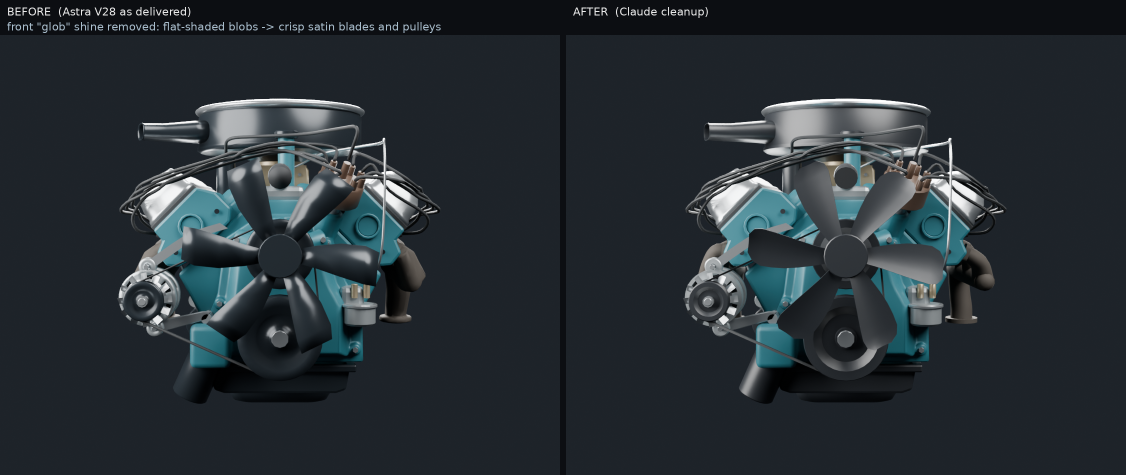
#> input picture assets/engine-amc360-v28-cleanup/compare/beforeafter_front.png, 2252 x 950 px, given in place of before_review_camera.png, which was not available (shown at 1/2 size)
$ python compose_before_after.py
#> lines starting #> are read from the running program, lines starting #| are printed output that depends on the picture; pictures that were not available may be replaced by others from this repository, and a replacement may not be noted
import sys, os
from PIL import Image, ImageDraw, ImageFont
views = ['review_camera', 'front', 'front_closeup', 'front_quarter', 'rear_quarter', 'manifold_right', 'manifold_right_low', 'manifold_left']
notes = {'front_closeup': 'fan blades rebuilt as cambered stamped blades; satin black replaces mirror-gloss enamel',
         'front': 'front "glob" shine removed: flat-shaded blobs -> crisp satin blades and pulleys',
         'manifold_right': 'manifold rebuilt: pads on the head face, primaries sweep rearward into one filleted log, outlet from the underside',
         'manifold_right_low': 'open flange bore on the original throat; alternator clearance kept',
         'manifold_left': 'same construction on the driver side'}
try:
    font = ImageFont.truetype('/usr/share/fonts/truetype/dejavu/DejaVuSans.ttf', 22)
except Exception:
    font = ImageFont.load_default()
for v in views:
    a, b = Image.open(f'views/before_{v}.png').convert('RGB'), Image.open(f'views/after_{v}.png').convert('RGB')
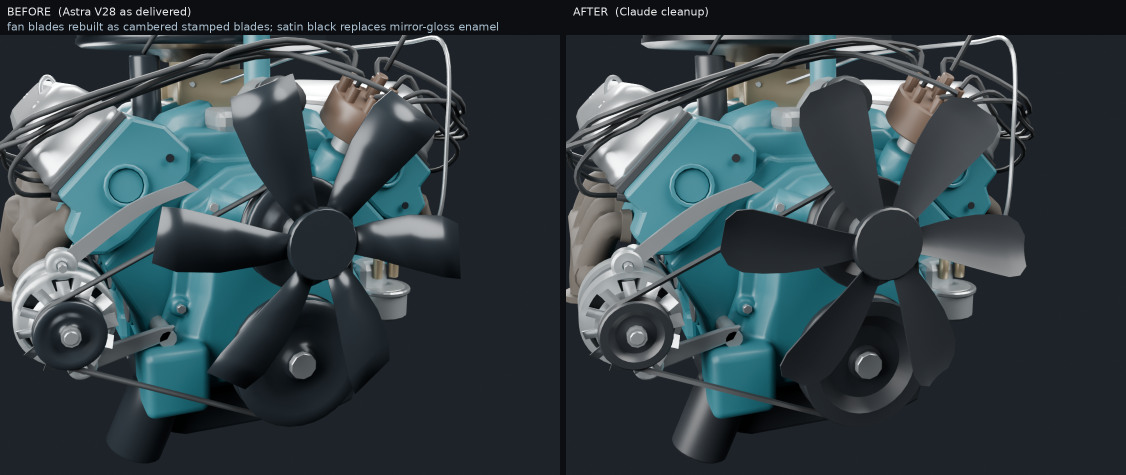
#> input picture assets/engine-amc360-v28-cleanup/compare/beforeafter_front_closeup.png, 2252 x 950 px, given in place of after_review_camera.png, which was not available (shown at 1/2 size)
#> a is the input picture: PIL image 2252x950 RGB; mean R, G, B 39.2, 46.9, 52.3
#> b is the input picture: PIL image 2252x950 RGB; mean R, G, B 52.7, 64.9, 70
    b = b.resize(a.size)
    W, H = a.size
#> W = 2252; H = 950
    out = Image.new('RGB', (W * 2 + 12, H + 70), (12, 14, 18))
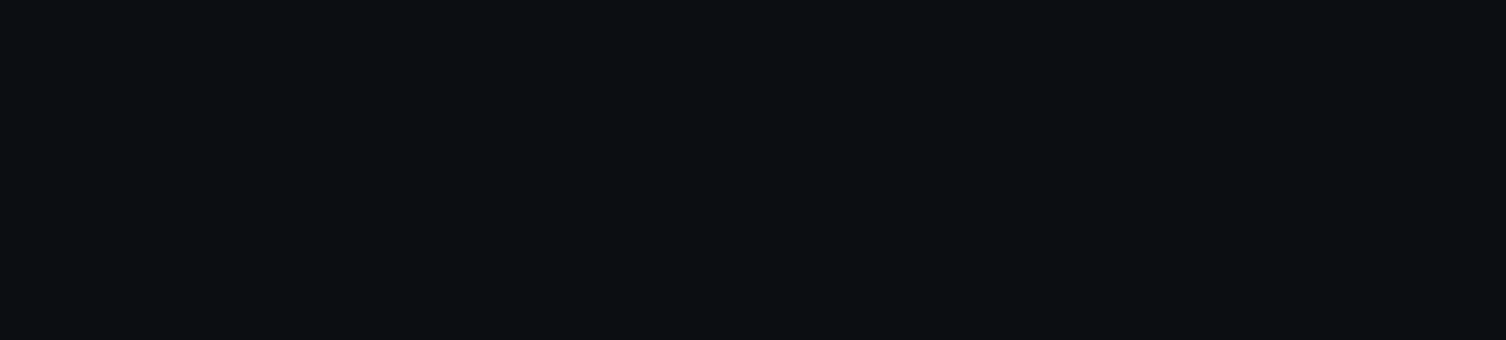
#> out: PIL image 4516x1020 RGB (shown at 1/3 size); mean R, G, B 12, 14, 18
    out.paste(a, (0, 70)); out.paste(b, (W + 12, 70))
#> after `out.paste(a, (0, 70))`:
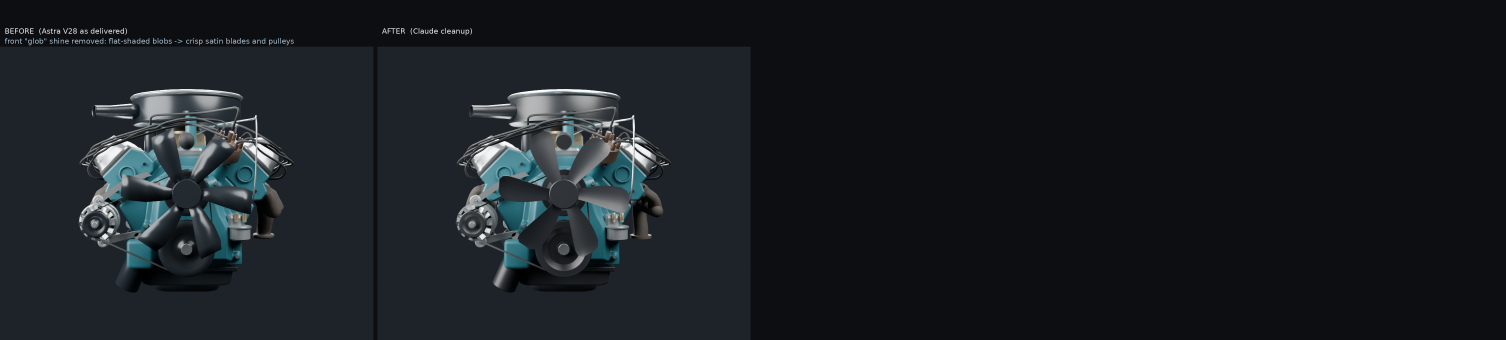
#> out: PIL image 4516x1020 RGB (shown at 1/3 size); mean R, G, B 24.6, 29.3, 33.9
#> after `out.paste(b, (W + 12, 70))`:
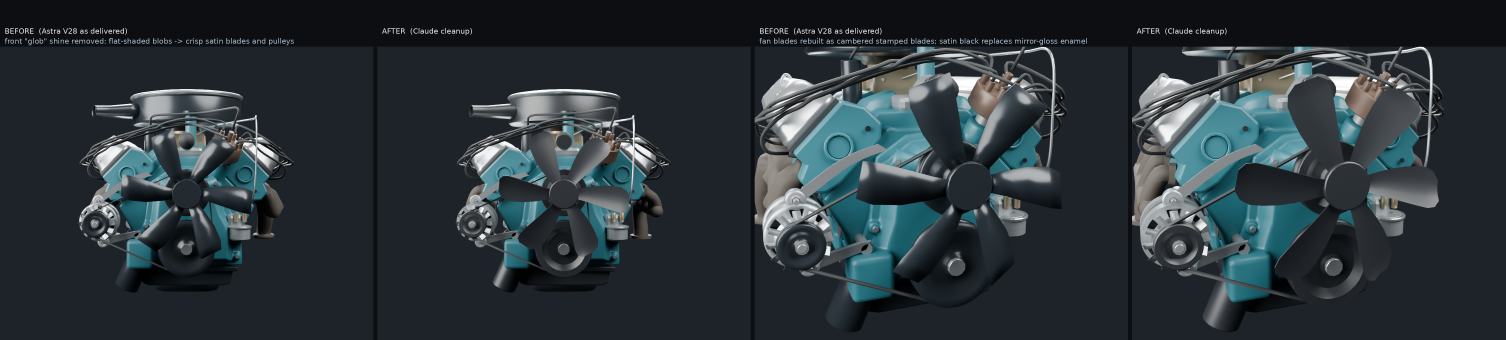
#> out: PIL image 4516x1020 RGB (shown at 1/3 size); mean R, G, B 43.5, 52.9, 58.1
    d = ImageDraw.Draw(out)
    d.text((14, 10), 'BEFORE  (Astra V28 as delivered)', fill=(235, 235, 235), font=font)
    d.text((W + 26, 10), 'AFTER  (Claude cleanup)', fill=(235, 235, 235), font=font)
    d.text((14, 40), notes.get(v, 'same camera and lighting; scale, origin, fit position and parts unchanged'), fill=(170, 190, 205), font=font)
    out.save(f'compare/beforeafter_{v}.png')
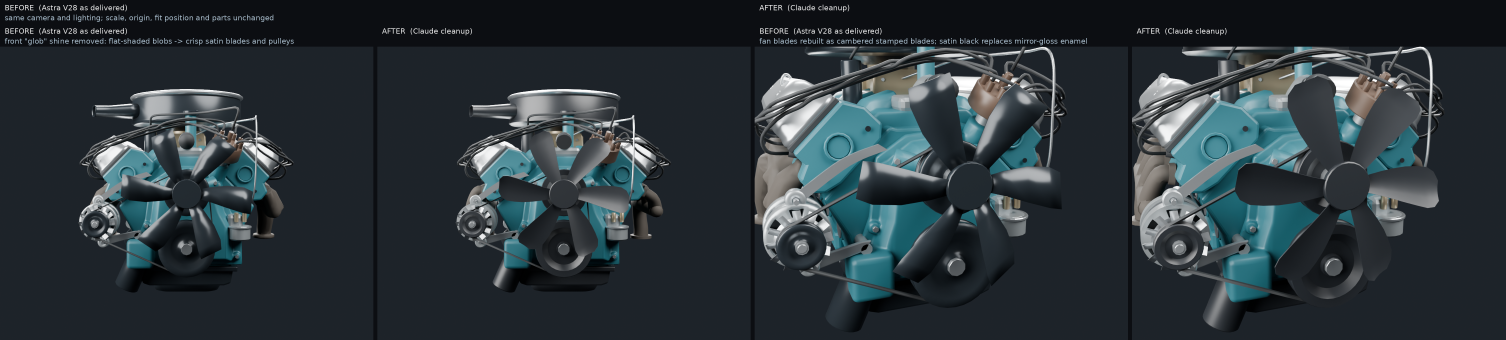
#> saved as beforeafter_review_camera.png: PIL image 4516x1020 RGB (shown at 1/3 size); mean R, G, B 43.8, 53.2, 58.3
#> (the run stopped early here; a loop or call above may not have finished)
